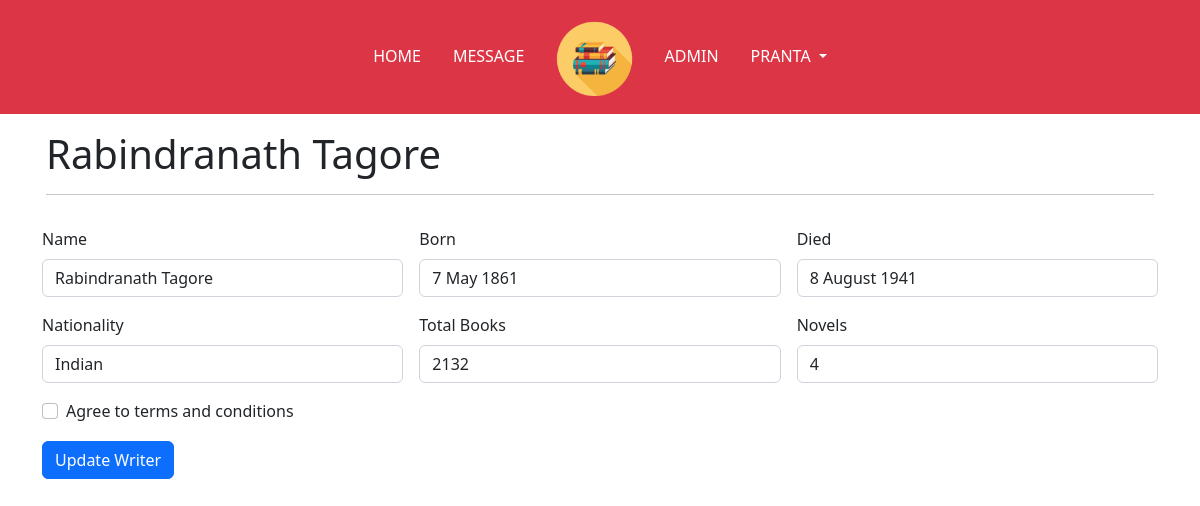
The page /Admin/Include/editWriters.php?wrid=8 (signed in) on the database as committed earlier.
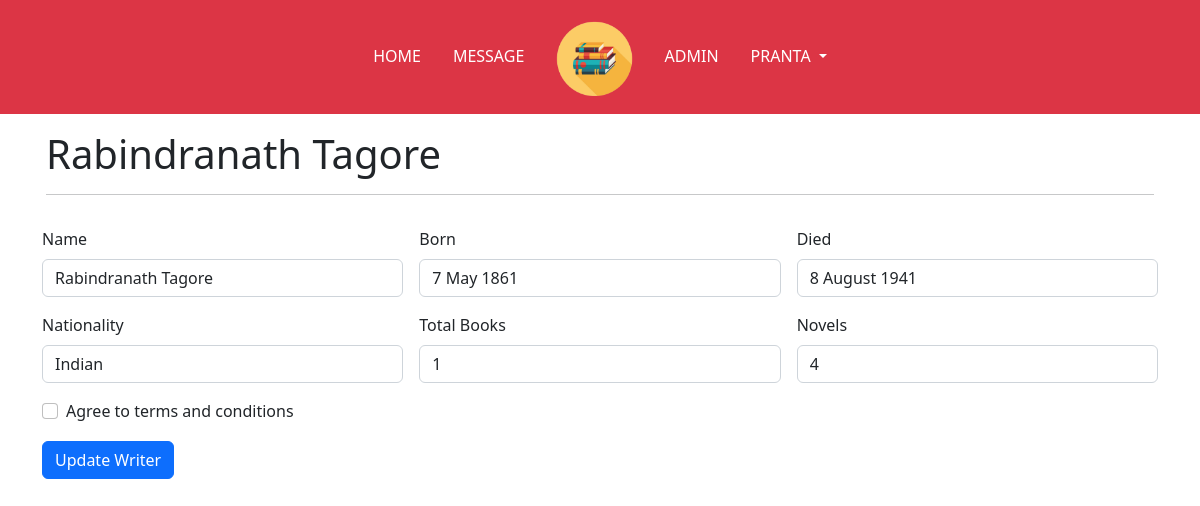
The same page on the database as committed later.
### tables this page shows
CREATE TABLE `writers` (
  `id` int(11) NOT NULL,
  `name` varchar(128) NOT NULL,
  `born` varchar(128) NOT NULL,
  `died` varchar(128) NOT NULL,
  `nationality` varchar(128) NOT NULL,
  `total_books` varchar(128) NOT NULL,
  `novels` varchar(128) NOT NULL,
  `image` varchar(128) NOT NULL,
  `created_at` timestamp NOT NULL DEFAULT current_timestamp()
);

### Admin/Include/editWriters.php (the view, shortened to what this page needs)
<?php
require "../../Include/databaseConn.php";
if (isset($_GET['wrid'])) {
    $id = $_GET['wrid'];
    $p = "select * from writers where id='" . $id . "' limit 1";
    $r = $conn->query($p);
    $p = $r->fetch_assoc();
}
?>
<!DOCTYPE html>
<html lang="en">
<head>
    <link rel="stylesheet" href="https://cdn.jsdelivr.net/npm/bootstrap-icons@1.10.5/font/bootstrap-icons.css">
    <link rel="stylesheet" href="../../Assets/Css/bootstrap.min.css">
    <link rel="stylesheet" href="../../Assets/Css/style.css">
</head>
<body>
    <nav class="navbar navbar-expand-lg navbar-dark  bg-danger" id="headerNav">
        <div class="container-fluid">
            <div class=" collapse navbar-collapse" id="navbarNavDropdown">
                <ul class="navbar-nav mx-auto text-uppercase">
                    <li class="nav-item">
                        <a class="nav-link mx-2 active" aria-current="page" href="../index.php">Home</a>
                    </li>
                    <li class="nav-item">
                        <a class="nav-link mx-2 active" aria-current="page" href="../contacts.php">Message</a>
                    </li>
                    <li class="nav-item d-none d-lg-block">
                        <a class="nav-link mx-2" href="../index.php">
                            <img src="../../Assets/Images/logo.png" height="80" />
                        </a>
                    </li>
                    <li class="nav-item">
                        <a class="nav-link mx-2 active" aria-current="page" href="../admin.php">Admin</a>
                    </li>
                    <li class="nav-item dropdown">
                        <a class="nav-link mx-2 dropdown-toggle active" href="javascript:void(0);" id="navbarDropdownMenuLink" role="button" data-bs-toggle="dropdown" aria-expanded="false">
                            <?= $_SESSION['firstname']; ?>
                        </a>
                    </li>
                </ul>
            </div>
        </div>
    </nav>
    <div class="container" id="box2">
        <div class="row">
            <div class="col-lg-12 p-3">
                <h1> <i class="fa fa-tachometer" aria-hidden="true"></i> <?= $p['name'] ?> </h1>
                <hr />
            </div>
        </div>
        <form class="row g-3 needs-validation" novalidate method="post">
            <div class="col-md-4">
                <label for="validationCustom01" class="form-label">Name</label>
                <input type="text" class="form-control" value="<?= $p['name'] ?>" name="name" id="validationCustom01" required>
            </div>
            <div class="col-md-4">
                <label for="validationCustom02" class="form-label">Born</label>
                <input type="text" class="form-control" value="<?= $p['born'] ?>" name="Born" id="validationCustom02" required>
            </div>
            <div class="col-md-4">
                <label for="validationCustom02" class="form-label">Died</label>
                <input type="text" class="form-control" value="<?= $p['died'] ?>" name="Died" id="validationCustom02" required>
            </div>
            <div class="col-md-4">
                <label for="validationCustom02" class="form-label">Nationality</label>
                <input type="text" class="form-control" value="<?= $p['nationality'] ?>" name="Nationality" id="validationCustom02" required>
            </div>
            <div class="col-md-4">
                <label for="validationCustom02" class="form-label">Total Books</label>
                <input type="number" class="form-control" value="<?= $p['total_books'] ?>" name="TotalBooks" id="validationCustom02" required>
            </div>
            <div class="col-md-4">
                <label for="validationCustom02" class="form-label">Novels</label>
                <input type="number" class="form-control" value="<?= $p['novels'] ?>" name="Novels" id="validationCustom02" required>
            </div>
            <div class="col-12">
                <div class="form-check">
                    <input class="form-check-input" type="checkbox" value="" id="invalidCheck" required>
                    <label class="form-check-label" for="invalidCheck">
                        Agree to terms and conditions
                    </label>
                </div>
            </div>
            <div class="col-12">
                <button class="btn btn-primary" type="submit" name="UpdateWriter">Update Writer</button>
            </div>
        </form>
    </div>
</body>
</html>

Rows that differ between the two databases and show on the page:
changed writers "Rabindranath Tagore": TotalBooks "2132" → "1"
